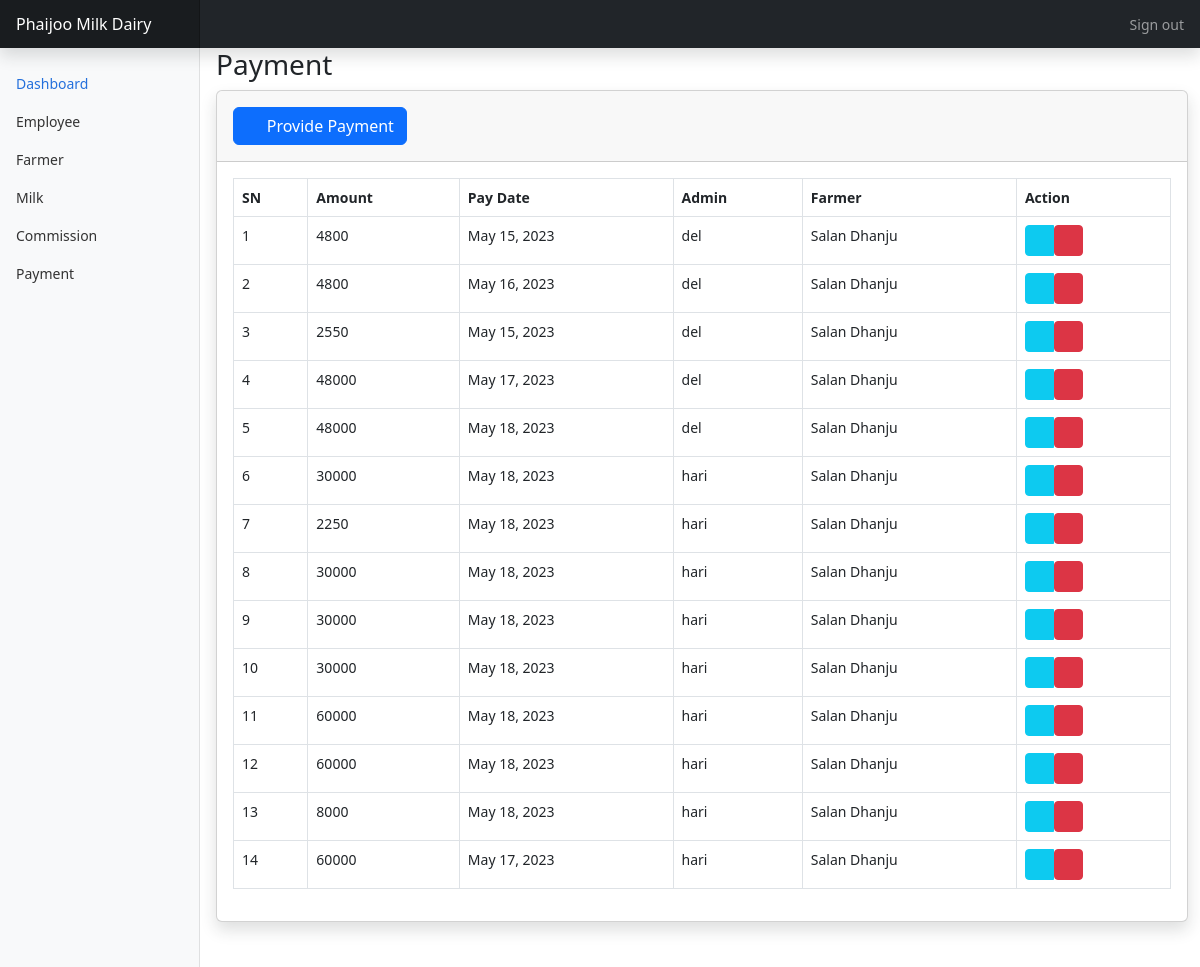
Page /dashboard/payments (signed in) on the earlier database version.
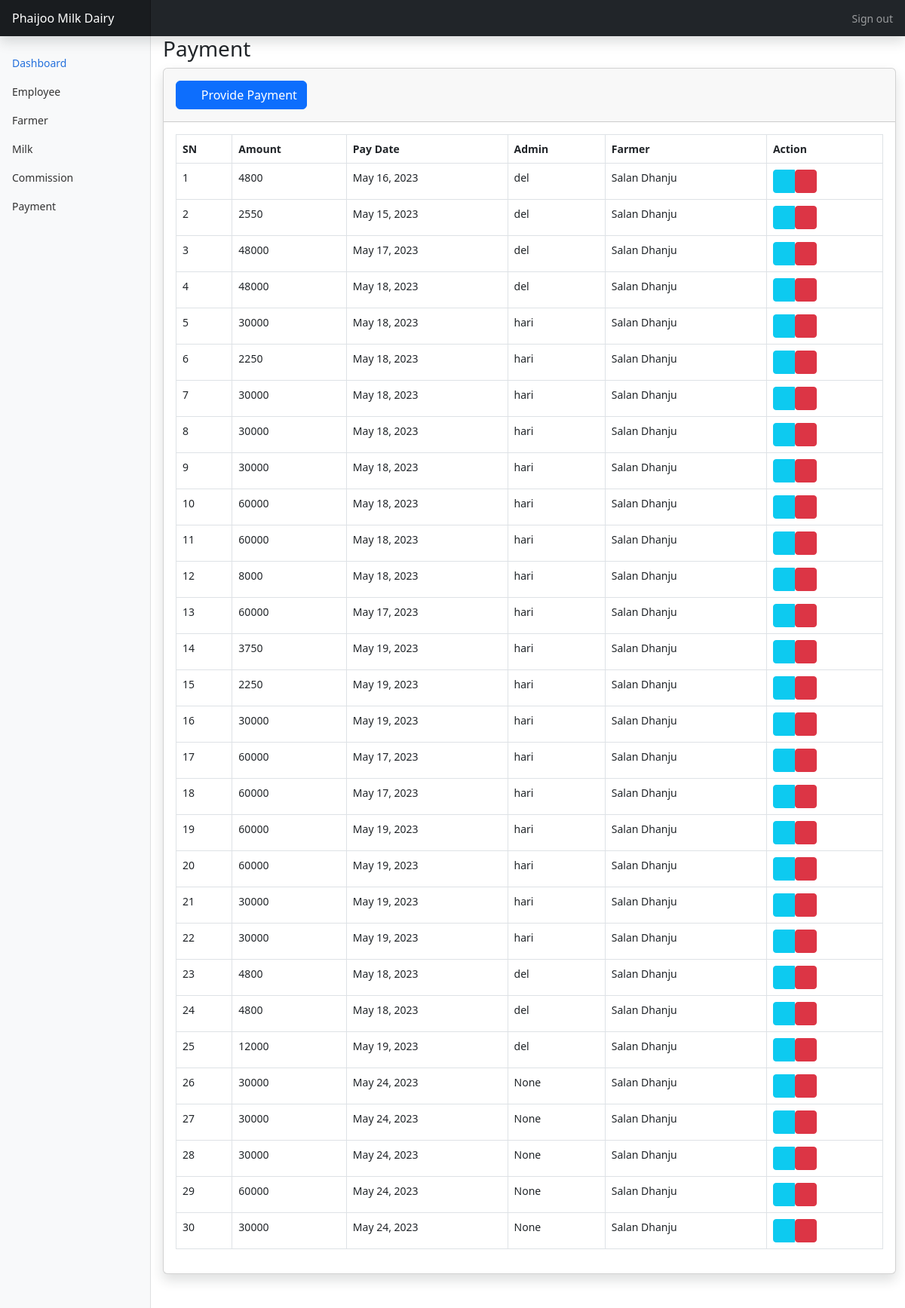
Same page on the later database version.
### dashboard/models.py (models this page shows, shortened)
class Payment(models.Model):
    amt = models.PositiveIntegerField()
    payment_date = models.DateField()
    emp_id = models.ForeignKey(Employee, on_delete=models.PROTECT, related_name='payment', blank=True, null=True)
    admin_id = models.ForeignKey(User, on_delete=models.PROTECT, related_name='payment', blank=True, null=True)
    farmer_id = models.ForeignKey(Farmer, on_delete=models.PROTECT, related_name='payment', blank=True, null=True)
    class Meta:
        verbose_name = "Payment"
        verbose_name_plural = "Payments"
        ordering = ("id",)

class Farmer(models.Model):
    farmer_name = models.CharField(max_length=50)
    farmer_pwd = models.CharField(max_length=50)
    farmer_email = models.CharField(max_length=50)
    farmer_address = models.CharField(max_length=100)
    farmer_contact = models.PositiveBigIntegerField()
    admin_id = models.ForeignKey(User, on_delete=models.PROTECT, related_name='farmer', blank=True,null=True)
    class Meta:
        verbose_name = "Farmer"
        verbose_name_plural = "Farmers"
        ordering = ('id',)
    def __str__(self):
        return self.farmer_name

### dashboard/views.py (the view)
# urls.py: path('payments', views.PaymentListView.as_view(), name = 'payments-list'),
class PaymentListView(LoginRequiredMixin,ListView):
    template_name = 'dashboard/payments/list.html'
    model = Payment

### dashboard/templates/dashboard/payments/list.html (shortened to what this page needs)
{% extends 'dashboard/base.html' %}
{% block main %}
                <h1 class="h3 mb-2 text-gray-800">Payment</h1>
                <div class="card shadow mb-4">
                    <div class="card-header py-3">
                        <div class="float-right">
                            <a href="{% url 'dashboard:payments-create' %}" class = "btn btn-primary">
                                <i class="fa fa-plus"></i>&nbsp; Provide Payment
                            </a>
                        </div>
                    </div>
                    <div class="card-body">
                        <div class="table-responsive">
                            <table class="table table-bordered" id="dataTable" width="100%" cellspacing="0">
                                <thead>
                                    <tr>
                                        <th>SN</th>
                                        <th>Amount</th>
                                        <th>Pay Date</th>
                                        <th>Admin</th>
                                        <th>Farmer</th>
                                        <th>Action</th>
                                    </tr>
                                </thead>
                                <tbody>
                                    {% for object in object_list %}
                                    <tr>
                                        <td>{{ forloop.counter }}</td>
                                        <td>{{ object.amt }}</td>
                                        <td>{{ object.payment_date }}</td>
                                        <td>{{ object.admin_id }}</td>
                                        <td>{{ object.farmer_id }}</td>
                                        <td>
                                            <div class="btn-group" role="group">
                                                <a href="{% url 'dashboard:payments-update' object.pk %}" class="btn btn-info btn-sm ">
                                                    <i class="fas fa-pen"></i>
                                                </a>
                                                {% if not object.non_deletetable %}
                                                <form action="{% url 'dashboard:payments-delete' object.pk %}"  method="post">
                                                    <button class="btn btn-danger btn-sm delete-link ml-2" data-tooltip="tooltip" title="Delete">
                                                        <i class="far fa-trash-alt"></i>
                                                    </button>
                                                </form>
                                                {% endif %}
                                            </div>
                                        </td>
                                    </tr>
                                    {% endfor %}
                                </tbody>
                            </table>
                        </div>
                    </div>
                </div>
{% endblock main %}

Differences in the rows shown:
removed Payment: amt "4800", payment_date "May 15, 2023", admin_id "del", farmer_id "Salan Dhanju"
added Payment: amt "3750", payment_date "May 19, 2023", admin_id "hari", farmer_id "Salan Dhanju"
added Payment: amt "2250", payment_date "May 19, 2023", admin_id "hari", farmer_id "Salan Dhanju"
added Payment: amt "30000", payment_date "May 19, 2023", admin_id "hari", farmer_id "Salan Dhanju"
added Payment: amt "60000", payment_date "May 17, 2023", admin_id "hari", farmer_id "Salan Dhanju"
added Payment: amt "60000", payment_date "May 17, 2023", admin_id "hari", farmer_id "Salan Dhanju"
added Payment: amt "60000", payment_date "May 19, 2023", admin_id "hari", farmer_id "Salan Dhanju"
added Payment: amt "60000", payment_date "May 19, 2023", admin_id "hari", farmer_id "Salan Dhanju"
added Payment: amt "30000", payment_date "May 19, 2023", admin_id "hari", farmer_id "Salan Dhanju"
added Payment: amt "30000", payment_date "May 19, 2023", admin_id "hari", farmer_id "Salan Dhanju"
added Payment: amt "4800", payment_date "May 18, 2023", admin_id "del", farmer_id "Salan Dhanju"
added Payment: amt "4800", payment_date "May 18, 2023", admin_id "del", farmer_id "Salan Dhanju"
added Payment: amt "12000", payment_date "May 19, 2023", admin_id "del", farmer_id "Salan Dhanju"
added Payment: amt "30000", payment_date "May 24, 2023", admin_id "None", farmer_id "Salan Dhanju"
added Payment: amt "30000", payment_date "May 24, 2023", admin_id "None", farmer_id "Salan Dhanju"
added Payment: amt "30000", payment_date "May 24, 2023", admin_id "None", farmer_id "Salan Dhanju"
added Payment: amt "60000", payment_date "May 24, 2023", admin_id "None", farmer_id "Salan Dhanju"
added Payment: amt "30000", payment_date "May 24, 2023", admin_id "None", farmer_id "Salan Dhanju"
